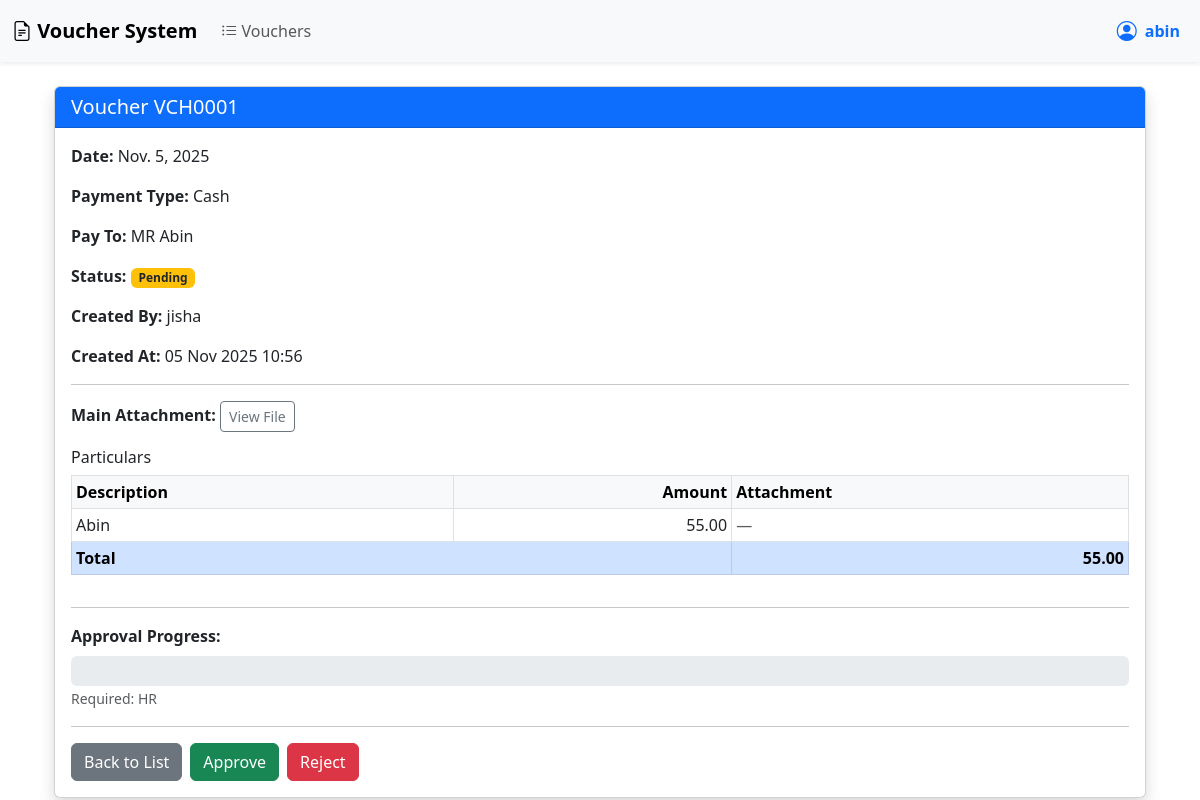
/vouchers/35/ (signed in), run on the app's committed database.
### vouchers/models.py (models this page shows, shortened)
class Voucher(models.Model):
    PAYMENT_TYPES = (
        ('CASH', 'Cash'),
        ('CHEQUE', 'Cheque'),
        ('PETTY_CASH', 'Petty Cash'),
    )
    voucher_number = models.CharField(max_length=20, unique=True, blank=True)
    voucher_date = models.DateField()
    payment_type = models.CharField(max_length=20, choices=PAYMENT_TYPES)
    name_title = models.CharField(max_length=5, choices=[('MR', 'Mr.'), ('MRS', 'Mrs.'), ('MS', 'Ms.')])
    pay_to = models.CharField(max_length=200)
    attachment = models.FileField(upload_to='vouchers/attachments/', null=True, blank=True)
    cheque_number = models.CharField(
        max_length=20,
        blank=True,
        null=True,
        help_text="Required only for Cheque payments"
    )
    created_by = models.ForeignKey(User, on_delete=models.CASCADE, related_name='vouchers')
    created_at = models.DateTimeField(auto_now_add=True)
    status = models.CharField(
        max_length=10,
        choices=[('PENDING', 'Pending'), ('APPROVED', 'Approved'), ('REJECTED', 'Rejected')],
        default='PENDING'
    )
    @property
    def required_approvers(self):
        active_des_ids = ActiveApprovalDesignation.objects.filter(
            is_active=True
        ).values_list('designation__id', flat=True)
        return [
            profile.user.username for profile in UserProfile.objects.filter(
                user__groups__name='Admin Staff',
                designation__id__in=active_des_ids
            ).select_related('user').distinct()
        ]

class Particular(models.Model):
    voucher = models.ForeignKey(Voucher, on_delete=models.CASCADE, related_name='particulars')
    description = models.CharField(max_length=300)
    amount = models.DecimalField(max_digits=12, decimal_places=2)
    attachment = models.FileField(
        upload_to='vouchers/particulars/',
        null=True,
        blank=True,
        help_text="Attach receipt/invoice for this item"
    )

class UserProfile(models.Model):
    user = models.OneToOneField(User, on_delete=models.CASCADE)
    designation = models.ForeignKey(Designation, on_delete=models.SET_NULL, null=True, blank=True)

### vouchers/views.py (the view)
# urls.py: path('vouchers/<int:pk>/', VoucherDetailView.as_view(), name='voucher_detail'),
class VoucherDetailView(LoginRequiredMixin, DetailView):
    model = Voucher
    template_name = 'vouchers/voucher_detail.html'
    context_object_name = 'voucher'
    def get_queryset(self):
        qs = super().get_queryset().select_related('created_by').prefetch_related(
            'particulars', 'approvals__approver'
        )
        if not self.request.user.is_superuser:
            if self.request.user.groups.filter(name='Accountants').exists():
                qs = qs.filter(created_by=self.request.user)
        return qs.annotate(
            approved_count=Count(
                Case(When(approvals__status='APPROVED', then=1)),
                output_field=IntegerField()
            ),
            rejected_count=Count(
                Case(When(approvals__status='REJECTED', then=1)),
                output_field=IntegerField()
            )
        )
    def get_context_data(self, **kwargs):
        context = super().get_context_data(**kwargs)
        user = self.request.user
        voucher = context['voucher']
        context['is_accountant'] = user.is_authenticated and user.groups.filter(name='Accountants').exists()
        context['is_admin_staff'] = user.is_authenticated and (user.groups.filter(name='Admin Staff').exists() or user.is_superuser)
        context['designations'] = Designation.objects.all()
        try:
            context['user_approval'] = voucher.approvals.get(approver=user)
        except VoucherApproval.DoesNotExist:
            context['user_approval'] = None
        total = len(voucher.required_approvers)
        approved = getattr(voucher, 'approved_count', 0) or 0
        context['approval_percentage'] = (approved / total * 100) if total > 0 else 0
        required = set(voucher.required_approvers)
        approved_usernames = set(voucher.approvals.filter(status='APPROVED').values_list('approver__username', flat=True))
        context['pending_approvers'] = [
            {'name': name, 'has_approved': name in approved_usernames}
            for name in required
        ]
        return context

### vouchers/templatetags/voucher_tags.py (called while the page is built)
@register.filter
def sum_particulars(queryset):
    return queryset.aggregate(total=Sum('amount'))['total'] or 0

@register.filter
def sub(a, b):
    try:
        return int(a) - int(b)
    except Exception:
        return 0

### vouchers/templates/vouchers/voucher_detail.html (shortened to what this page needs)
{% extends 'base.html' %}
{% load static %}
{% load voucher_tags %}
{% block content %}
<div class="container mt-4">
    <div class="card shadow">
        <div class="card-header bg-primary text-white">
            <h5 class="card-title mb-0">Voucher {{ voucher.voucher_number }}</h5>
        </div>
        <div class="card-body">
            <p><strong>Date:</strong> {{ voucher.voucher_date }}</p>
            <p><strong>Payment Type:</strong> {{ voucher.get_payment_type_display }}</p>
            <p><strong>Pay To:</strong> {{ voucher.name_title }} {{ voucher.pay_to }}</p>
            <p><strong>Status:</strong>
                <a href="#" class="status-link" data-bs-toggle="modal" data-bs-target="#approvalModal">
                    <span id="status-badge">
                        {% if voucher.status == 'PENDING' %}
                            <span class="badge bg-warning text-dark">Pending</span>
                        {% elif voucher.status == 'APPROVED' %}
                            <span class="badge bg-success">Approved</span>
                        {% elif voucher.status == 'REJECTED' %}
                            <span class="badge bg-danger">Rejected</span>
                        {% endif %}
                    </span>
                </a>
            </p>
            <p><strong>Created By:</strong> {{ voucher.created_by.username }}</p>
            <p><strong>Created At:</strong> {{ voucher.created_at|date:"d M Y H:i" }}</p>
            <hr>
            {% if voucher.attachment %}
            <p><strong>Main Attachment:</strong>
                <a href="{{ voucher.attachment.url }}" target="_blank" class="btn btn-outline-secondary btn-sm">
                    View File
                </a>
            </p>
            {% endif %}
            <h6>Particulars</h6>
            {% if voucher.particulars.exists %}
                <div class="table-responsive">
                    <table class="table table-sm table-bordered">
                        <thead class="table-light">
                            <tr>
                                <th>Description</th>
                                <th class="text-end">Amount</th>
                                <th>Attachment</th>
                            </tr>
                        </thead>
                        <tbody>
                            {% for p in voucher.particulars.all %}
                            <tr>
                                <td>{{ p.description }}</td>
                                <td class="text-end">{{ p.amount|floatformat:2 }}</td>
                                <td>
                                    {% if p.attachment %}
                                        <a href="{{ p.attachment.url }}" target="_blank"
                                           class="btn btn-sm btn-outline-primary">
                                            View File
                                        </a>
                                    {% else %}
                                        <span class="text-muted">—</span>
                                    {% endif %}
                                </td>
                            </tr>
                            {% endfor %}
                            <tr class="table-primary">
                                <td colspan="2"><strong>Total</strong></td>
                                <td class="text-end"><strong>{{ voucher.particulars.all|sum_particulars|floatformat:2 }}</strong></td>
                            </tr>
                        </tbody>
                    </table>
                </div>
            {% else %}
                <p class="text-muted">No particulars</p>
            {% endif %}
            <hr>
            <div class="mt-3">
                <strong>Approval Progress:</strong>
                <div class="progress mt-2" style="height: 30px;">
                </div>
                <small id="required-list" class="text-muted">
                    Required: {{ voucher.required_approvers|join:", " }}
                </small>
            </div>
            <hr>
            <div class="d-flex gap-2">
                <a href="{% url 'voucher_list' %}" class="btn btn-secondary">Back to List</a>
                {% if is_admin_staff and voucher.status == 'PENDING' %}
                    {% if not user_approval %}
                        <button class="btn btn-success approve-btn" data-id="{{ voucher.id }}" data-status="APPROVED">
                            Approve
                        </button>
                        <button class="btn btn-danger approve-btn" data-id="{{ voucher.id }}" data-status="REJECTED">
                            Reject
                        </button>
                    {% else %}
                        {% if user_approval.status == 'APPROVED' %}
                            <button class="btn btn-success" disabled>Approved</button>
                        {% else %}
                            <button class="btn btn-danger" disabled>Rejected</button>
                        {% endif %}
                    {% endif %}
                {% endif %}
            </div>
        </div>
    </div>
</div>
{% endblock %}

### vouchers/templates/base.html (shortened to what this page needs)
{% load static %}
<!DOCTYPE html>
<html lang="en">
<head>
    <link href="https://cdn.jsdelivr.net/npm/bootstrap@5.3.0/dist/css/bootstrap.min.css" rel="stylesheet">
    <link rel="stylesheet" href="https://cdn.jsdelivr.net/npm/bootstrap-icons@1.11/font/bootstrap-icons.css">
</head>
<body>
    <nav class="navbar navbar-expand-lg navbar-light bg-light shadow-sm">
        <div class="container-fluid">
            <a class="navbar-brand fw-bold" href="{% url 'home' %}">
                <i class="bi bi-file-earmark-text"></i> Voucher System
            </a>
            <div class="collapse navbar-collapse" id="navbarContent">
                <ul class="navbar-nav me-auto">
                    <li class="nav-item">
                        <a class="nav-link" href="{% url 'voucher_list' %}">
                            <i class="bi bi-list-ul"></i> Vouchers
                        </a>
                    </li>
                </ul>
                <ul class="navbar-nav ms-auto align-items-center">
                    {% if user.is_authenticated %}
                        <li class="nav-item dropdown">
                            <a class="nav-link dropdown-toggle text-primary fw-bold d-flex align-items-center gap-2"
                               href="#" role="button" data-bs-toggle="dropdown" style="text-decoration: none;">
                                <i class="bi bi-person-circle fs-5"></i>
                                <span>{{ user.username }}</span>
                            </a>
                        </li>
                    {% else %}
                        <li class="nav-item">
                            <a class="nav-link" href="{% url 'login' %}">
                                <i class="bi bi-box-arrow-in-right"></i> Login
                            </a>
                        </li>
                    {% endif %}
                </ul>
            </div>
        </div>
    </nav>
    <div class="container mt-4">
        {% block content %}{% endblock %}
    </div>
</body>
</html>

### vouchers/templates/base.html (style rules this page uses)
.navbar .dropdown-toggle::after { display: none; }

### data on the page
Voucher: voucher_number "VCH0001", voucher_date "Nov. 5, 2025", payment_type "Cash", name_title "MR", pay_to "Abin", created_by.username "jisha", created_at "05 Nov 2025 10:56", particulars.all|sum_particulars "55.00"
Particular: description "Abin", amount "55.00"
UserProfile: required_approvers "HR"

### other printed values
{{ user.username }} "abin"
